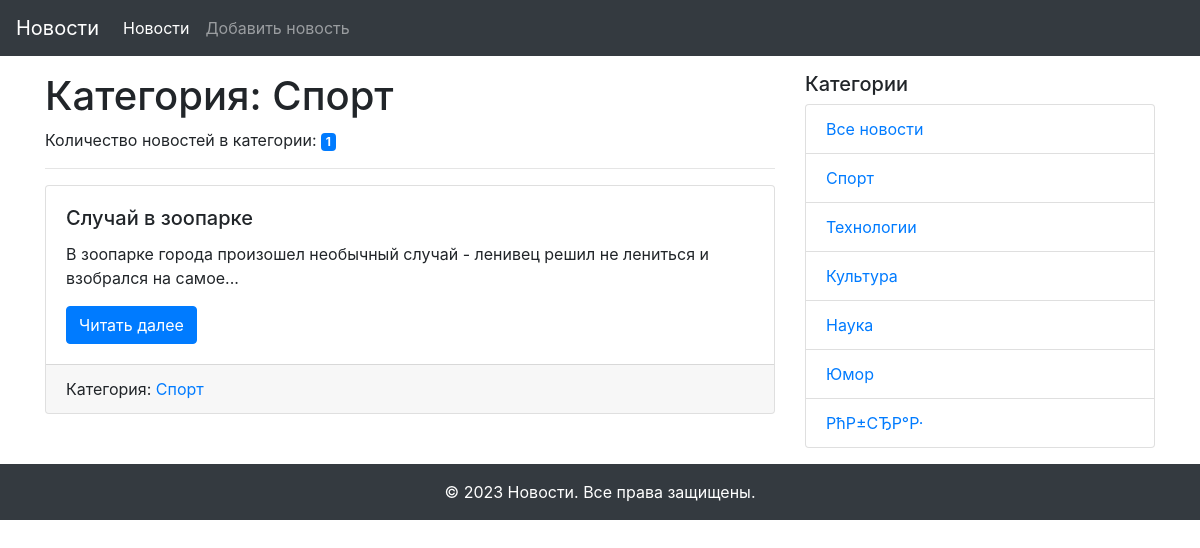
Page /category/1 on the committed database.
### app/models.py (models this page shows, shortened)
class Category(db.Model):
    id = db.Column(db.Integer, primary_key=True)
    title = db.Column(db.String(255), nullable=False)
    news = db.relationship('News', back_populates='category')

class News(db.Model):
    id = db.Column(db.Integer, primary_key=True)
    title = db.Column(db.String(255), unique=True, nullable=False)
    text = db.Column(db.Text, nullable=False)
    created_date = db.Column(db.DateTime, default=datetime.utcnow)
    category_id = db.Column(db.Integer, db.ForeignKey('category.id'), nullable=True)
    category = db.relationship('Category', back_populates='news')

### app/views.py (the view)
@app.route('/category/<int:id>')
def news_in_category(id):
    category = Category.query.get(id)
    news = category.news
    category_name = category.title
    categories = Category.query.all()
    return render_template('category.html', news=news, categories=categories, category_name=category_name)

### app/templates/category.html (shortened to what this page needs)
{% extends "base.html" %}
{% block content %}
  <h1>Категория: {{ category_name }}</h1>
  <p>Количество новостей в категории: <span class="badge badge-primary">{{ news|length }}</span></p>
  <hr>
  {% for news in news %}
  <div class="card mb-3">
    <div class="card-body">
      <h5 class="card-title">{{ news.title }}</h5>
      <p class="card-text">{{ news.text|truncate(100) }}</p>
      <a href="{{ url_for('news_detail', id=news.id) }}" class="btn btn-primary">Читать далее</a>
    </div>
    <div class="card-footer">
      {% if news.category %}
        <span class="card-link">Категория: <a href="{{ url_for('news_in_category', id=news.category.id) }}">{{ news.category.title }}</a></span>
      {% endif %}
    </div>
  </div>
  {% else %}
  <p class="card-text">Новостей пока нет!</p>
  {% endfor %}
{% endblock content %}

### app/templates/side_navigation.html
<div class="col-md-4">
  <h5>Категории</h5>
  <ul class="list-group">
    <li class="list-group-item"><a href="{{ url_for('index') }}">Все новости</a></li>
    {% for category in categories %}
      <li class="list-group-item"><a href="{{ url_for('news_detail', id=category.id) }}">{{ category.title }}</a></li>
    {% endfor %}
  </ul>
</div>

### rows in the picture
Category: title "Спорт"
News: title "Случай в зоопарке", text "В зоопарке города произошел необычный случай - ленивец решил не лениться и взобрался на самое...", category "Спорт"
Category: title "Технологии"
Category: title "Культура"
Category: title "Наука"
Category: title "Юмор"
Category: title "РћР±СЂР°Р·"

### other values in the picture
{{ news|length }} "1"
